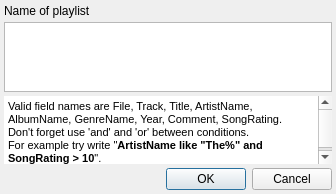
<ui version="4.0" >
 <class>SQLEditDialog</class>
 <widget class="QDialog" name="SQLEditDialog" >
  <property name="geometry" >
   <rect>
    <x>0</x>
    <y>0</y>
    <width>336</width>
    <height>181</height>
   </rect>
  </property>
  <property name="windowTitle" >
   <string>Edit SQL Playlist</string>
  </property>
  <property name="windowIcon" >
   <iconset resource="resource.qrc" >:/icons/application.png</iconset>
  </property>
  <layout class="QVBoxLayout" >
   <property name="spacing" >
    <number>4</number>
   </property>
   <property name="leftMargin" >
    <number>4</number>
   </property>
   <property name="topMargin" >
    <number>4</number>
   </property>
   <property name="rightMargin" >
    <number>4</number>
   </property>
   <property name="bottomMargin" >
    <number>4</number>
   </property>
   <item>
    <widget class="QLabel" name="label" >
     <property name="text" >
      <string>Name of playlist</string>
     </property>
    </widget>
   </item>
   <item>
    <widget class="QTextEdit" name="textEdit" >
     <property name="sizePolicy" >
      <sizepolicy vsizetype="Expanding" hsizetype="Expanding" >
       <horstretch>0</horstretch>
       <verstretch>0</verstretch>
      </sizepolicy>
     </property>
     <property name="undoRedoEnabled" >
      <bool>false</bool>
     </property>
     <property name="lineWrapMode" >
      <enum>QTextEdit::WidgetWidth</enum>
     </property>
     <property name="readOnly" >
      <bool>false</bool>
     </property>
     <property name="html" >
      <string>&lt;html>&lt;head>&lt;meta name="qrichtext" content="1" />&lt;style type="text/css">
p, li { white-space: pre-wrap; }
&lt;/style>&lt;/head>&lt;body style=" font-family:'MS Shell Dlg 2'; font-size:8.25pt; font-weight:400; font-style:normal;">
&lt;p style="-qt-paragraph-type:empty; margin-top:0px; margin-bottom:0px; margin-left:0px; margin-right:0px; -qt-block-indent:0; text-indent:0px; font-size:8pt;">&lt;/p>&lt;/body>&lt;/html></string>
     </property>
     <property name="acceptRichText" >
      <bool>false</bool>
     </property>
    </widget>
   </item>
   <item>
    <widget class="QTextEdit" name="textEdit_2" >
     <property name="sizePolicy" >
      <sizepolicy vsizetype="Maximum" hsizetype="Preferred" >
       <horstretch>0</horstretch>
       <verstretch>0</verstretch>
      </sizepolicy>
     </property>
     <property name="maximumSize" >
      <size>
       <width>16777215</width>
       <height>128</height>
      </size>
     </property>
     <property name="autoFillBackground" >
      <bool>false</bool>
     </property>
     <property name="frameShape" >
      <enum>QFrame::NoFrame</enum>
     </property>
     <property name="frameShadow" >
      <enum>QFrame::Plain</enum>
     </property>
     <property name="readOnly" >
      <bool>true</bool>
     </property>
     <property name="html" >
      <string>&lt;html>&lt;head>&lt;meta name="qrichtext" content="1" />&lt;style type="text/css">
p, li { white-space: pre-wrap; }
&lt;/style>&lt;/head>&lt;body style=" font-family:'MS Shell Dlg 2'; font-size:8.25pt; font-weight:400; font-style:normal;">
&lt;p style=" margin-top:0px; margin-bottom:0px; margin-left:0px; margin-right:0px; -qt-block-indent:0; text-indent:0px; font-size:8pt;">Valid field names are File, Track, Title, ArtistName, AlbumName, GenreName, Year, Comment, SongRating.&lt;/p>
&lt;p style=" margin-top:0px; margin-bottom:0px; margin-left:0px; margin-right:0px; -qt-block-indent:0; text-indent:0px; font-size:8pt;">Don't forget use 'and' and 'or' between conditions.&lt;/p>
&lt;p style=" margin-top:0px; margin-bottom:0px; margin-left:0px; margin-right:0px; -qt-block-indent:0; text-indent:0px; font-size:8pt;">For example try write "&lt;span style=" font-weight:600;">ArtistName like "The%" and SongRating &amp;gt; 10&lt;/span>".&lt;/p>&lt;/body>&lt;/html></string>
     </property>
     <property name="acceptRichText" >
      <bool>false</bool>
     </property>
    </widget>
   </item>
   <item>
    <widget class="QDialogButtonBox" name="buttonBox" >
     <property name="standardButtons" >
      <set>QDialogButtonBox::Cancel|QDialogButtonBox::NoButton|QDialogButtonBox::Ok</set>
     </property>
     <property name="centerButtons" >
      <bool>false</bool>
     </property>
    </widget>
   </item>
  </layout>
 </widget>
 <resources>
  <include location="resource.qrc" />
 </resources>
 <connections>
  <connection>
   <sender>buttonBox</sender>
   <signal>accepted()</signal>
   <receiver>SQLEditDialog</receiver>
   <slot>saveChanges()</slot>
   <hints>
    <hint type="sourcelabel" >
     <x>191</x>
     <y>113</y>
    </hint>
    <hint type="destinationlabel" >
     <x>191</x>
     <y>67</y>
    </hint>
   </hints>
  </connection>
  <connection>
   <sender>buttonBox</sender>
   <signal>rejected()</signal>
   <receiver>SQLEditDialog</receiver>
   <slot>reject()</slot>
   <hints>
    <hint type="sourcelabel" >
     <x>191</x>
     <y>113</y>
    </hint>
    <hint type="destinationlabel" >
     <x>191</x>
     <y>67</y>
    </hint>
   </hints>
  </connection>
 </connections>
</ui>
